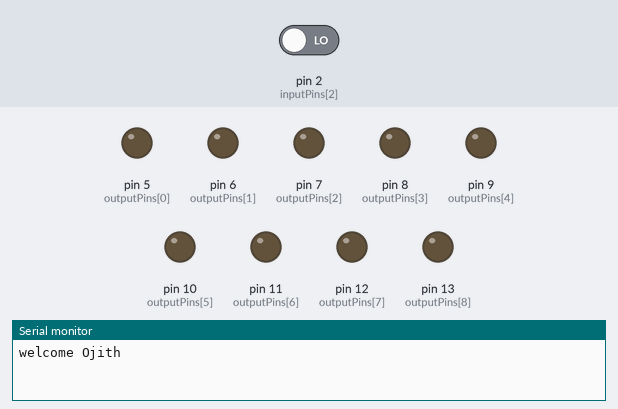
Simulated run of this sketch. Board: Arduino Uno, built with avr-gcc and run on an emulated ATmega328P. Parts: output pins drawn as LEDs (lit = HIGH), the last lines printed to the serial monitor. The test bench sets the inputs (shaded band); at power-on: pin 2 (inputPins[2]) LOW.

Above: at 1.2 s.
1.3 s: pin 2 (inputPins[2]) driven HIGH
At 4.1 s:
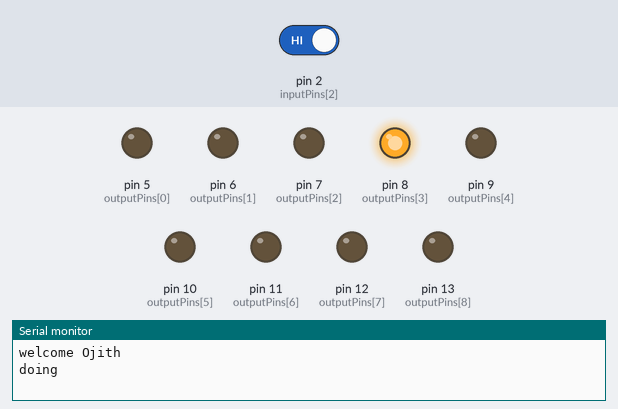
4.3 s: pin 2 (inputPins[2]) driven LOW
At 5.5 s:
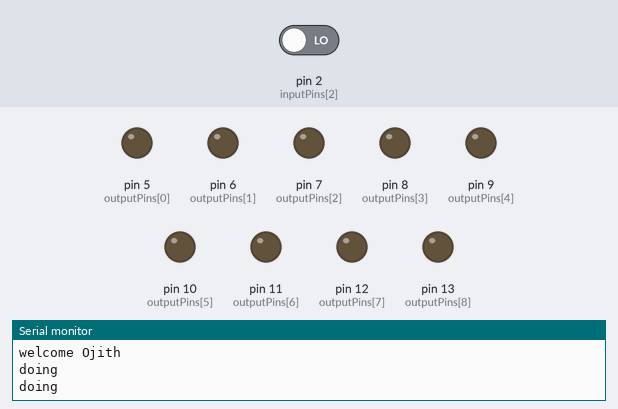
Timing chart, 0 to 7.3 s (numbered marks = the images above; inputs shaded):
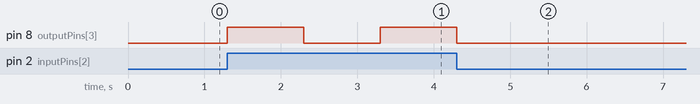

The sketch:

PinManager.ino
```cpp
 #include "PinManager.h"

PinManager pn;

 void setup() {
  // put your setup code here, to run once:
  pn.begin();

}

void loop() {
  // put your main code here, to run repeatedly:
  while(pn.dataRead(INPUT3)){
    pn.dataWrite(OUTPUT9, HIGH);
    delay(1000);
    pn.dataWrite(OUTPUT9,LOW);
    Serial.println("doing");
    delay(1000);
  }
}
```

PinManager.cpp
```cpp
#include "PinManager.h"
PinManager::PinManager (){}

void PinManager::begin(){
  Serial.begin(115200);
  Serial.println("welcome Ojith");

  for(byte i=0;i<5;i++){ // why can not use unit8_t
    pinMode(inputPins[i],INPUT);
  }

  for(byte i=0;i<9;i++){
    pinMode(outputPins[i],OUTPUT);
  }

}

int PinManager::dataRead(InputPins input){
   if(input>=INPUT1 && input<= INPUT4){
    return digitalRead(inputPins[input]);
   }
   return (-1);
}

void PinManager :: dataWrite(OutputPins output , int state){ // why can not use unit8_t
  if(output>=OUTPUT1 && output<=OUTPUT9 ){
    digitalWrite(output,state);
  }
}
```

PinManager.h
```cpp
#ifndef PinManager_h
#define PinManager_h
#include <Arduino.h>

enum InputPins{
  INPUT1,
  INPUT2,
  INPUT3,
  INPUT4
};

enum OutputPins{
  OUTPUT1,
  OUTPUT2,
  OUTPUT3,
  OUTPUT4,
  OUTPUT5,
  OUTPUT6,
  OUTPUT7,
  OUTPUT8,
  OUTPUT9
};


class PinManager{

  public:
    PinManager();
    void begin();
    int dataRead(InputPins input);
    void dataWrite(OutputPins output , int state);

  private:
    const uint8_t inputPins[5]={0,1,2,3,4};
    const uint8_t outputPins[9]={5,6,7,8,9,10,11,12,13};

};

#endif
```

Measured:
- after the input at 1.3 s, pin 8 (outputPins[3]): LOW → HIGH at once, → LOW 1.0 s later, → HIGH 1.0 s later
- after the input at 4.3 s, pin 8 (outputPins[3]): goes on until 4.3 s, then stays LOW
